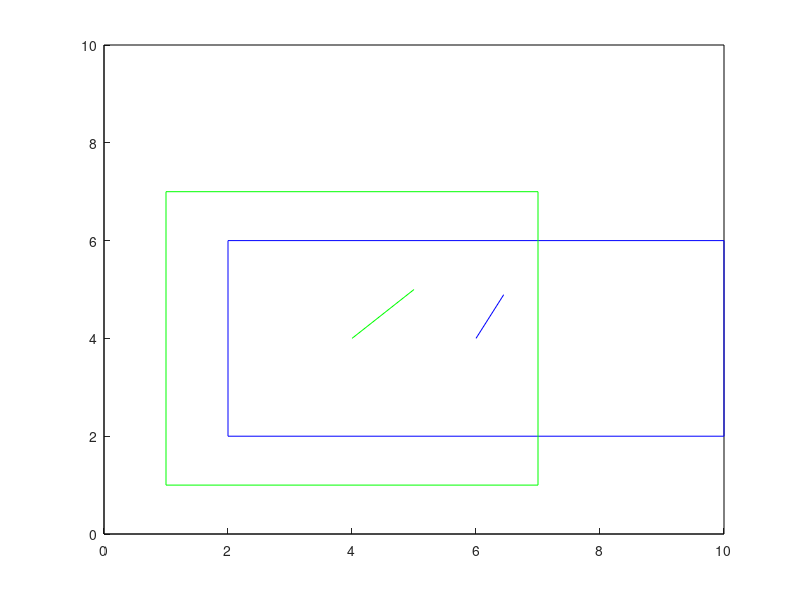

Write the MATLAB code that produced this figure.
close all
rectangle('Position',[0 0 10 10])
%BBox_target
x = 3;
y = 3;
w = 2;
h = 2;

x = 6;
y = 4;
w = 8;
h = 4;
rectangle('Position',[x-w/2 y-h/2 w h], 'EdgeColor', 'b')


%BBox_predict
xp = 4;
yp = 4;
wp = 6;
hp = 6;
rectangle('Position',[xp-wp/2 yp-hp/2 wp hp], 'EdgeColor', 'g')

%% Center 
%axis([0 2 0 2])
vx = 0
vy = 0
fx = 1/2.2361
fy = 2/2.2361
line([vx + x, fx + x], [vy + y, fy + y], 'Color', 'b')

% predicted vector
vxp = 0
vyp = 0
fxp = 1
fyp = 1
line([vxp + xp, fxp + xp], [vyp + yp, fyp + yp], 'Color', 'g')

%% NOTE
% They use the difference (pred_bbx, anchor)
% and also the difference (ground_bbx, anchor)
%%
t_xp = (xp-xp)/wp;
t_x = (x-xp)/wp;
t_yp = (yp-yp)/hp;
t_y = (y-yp)/hp;
t_wp = log(wp/wp);
t_w = log(w/wp);
t_hp = log(hp/hp);
t_h = log(h/hp);

t_vxp = (fxp-fxp)/wp;
t_vx = (fx-fxp)/wp;
t_vyp = (fyp-fyp)/hp;
t_vy = (fy-fyp)/hp;

pred_t = [t_xp, t_yp, t_wp, t_hp, t_vxp, t_vyp];
%pred_t = [0.52, 0.32, 0.2, 0.5];
pause(2)
%%
for k = 1
    ls = [pred_t(1)-t_x, pred_t(2)-t_y, pred_t(3)-t_w, pred_t(4)-t_h, pred_t(5)-t_vx, pred_t(6)-t_vy];
    for i = 1:length(pred_t)
        if abs(ls(i)) < 1
            dif = 2*ls(i);
        else
            if ls(i) > 0
                dif = ls(i)/abs(ls(i));
            else
                dif = 0;
            end
        end
        pred_t(i) = pred_t(i) -0.1*dif;
    end
    pred_x = pred_t(1)*wp+xp;
    pred_y = pred_t(2)*hp+yp;
    pred_w = exp(pred_t(3))*wp;
    pred_h = exp(pred_t(4))*hp;
    
    pred_vx = pred_t(5)*wp+fxp;
    pred_vy = pred_t(6)*hp+fyp;
    [pred_x, pred_y, pred_w, pred_h pred_vx, pred_vy]
    h1 = rectangle('Position',[pred_x-pred_w/2 pred_y-pred_h/2 pred_w pred_h], 'EdgeColor', 'r');
    h2 = line([pred_x, pred_vx + pred_x], [pred_y, pred_vy + pred_y], 'Color', 'r');
    pause(0.3)
    delete(h1)
    delete(h2)
    
end

%% This works

% dif = 0;
% for k = 1:5
%     ls = t_xp-t_x
%     if abs(ls) < 1
%         dif = 2*ls;
%     else
%         if ls >0
%             dif = ls/abs(ls);
%         else
%             dif = 0;
%         end
%     end
%     t_xp = t_xp - 0.1*dif
%     t_x = t_x
%     predicted_x = t_xp*wp+xp
% end

